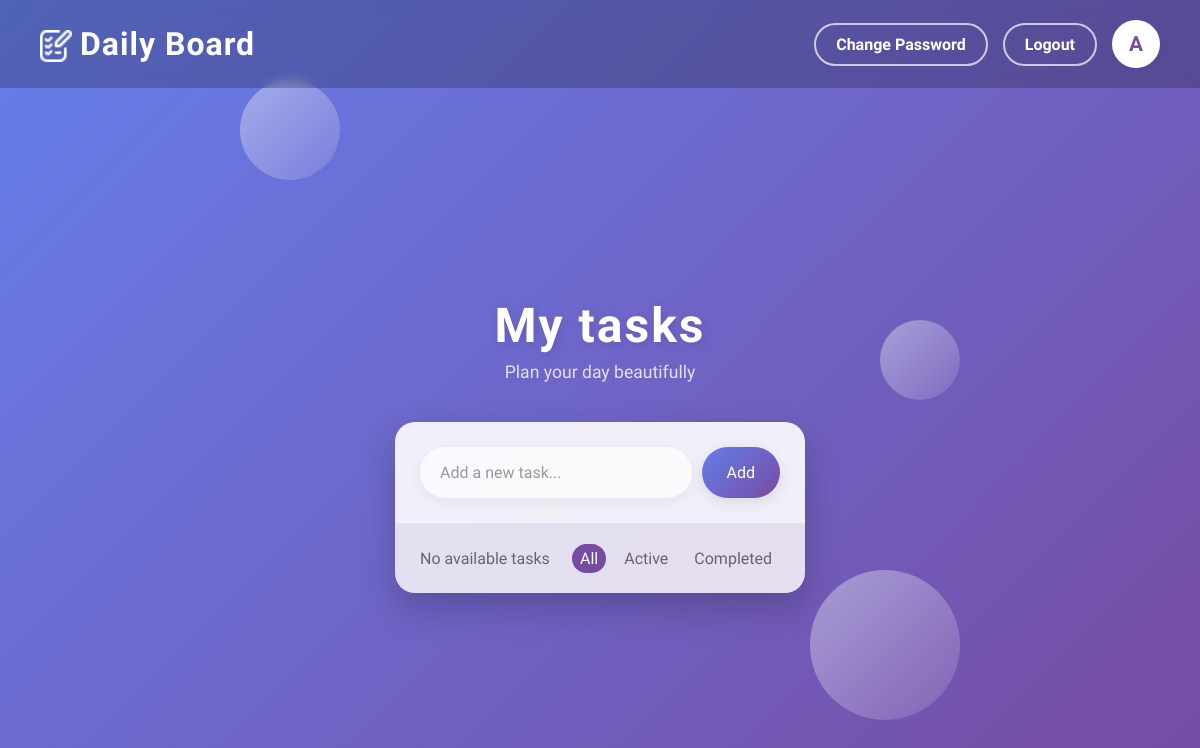
/ (signed in), run on an earlier commit of the app's database.
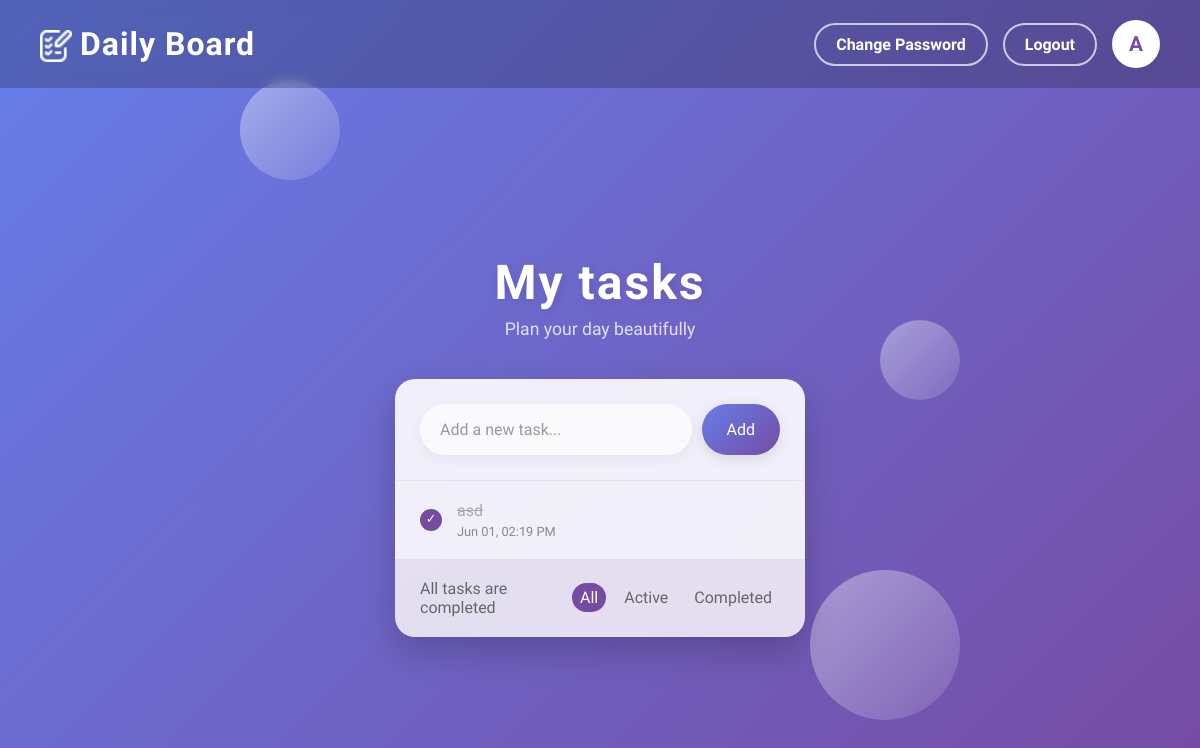
And on a later commit of the database.
### mainpage/models.py (models this page shows, shortened)
class TodoList(models.Model):
    user = models.ForeignKey(User, on_delete=models.CASCADE)
    task = models.CharField(max_length=200)
    created_at = models.DateTimeField(auto_now_add=True)
    is_checked = models.BooleanField(default=False)

### mainpage/views.py (the view)
# urls.py: path('', views.show_task, name="home"),
def show_task(request):
    if request.user.is_authenticated:
        task = request.session.pop('prefill_task', '')
        task_unauthorized = request.session.pop('prefill_task_unauthorized', '')
        if task_unauthorized:
            TodoList.objects.create(task=task_unauthorized, user = request.user)
        task_list = get_task_list(user=request.user)
        count = task_list.filter(is_checked=False).count()
    else:
        task = ''
        task_list = []
        count = 0
    return render(request,'index.html',{
        "task_list":task_list,
        "task": task,
        "count":count,
    })

### mainpage/templatetags/getFirstChar.py (called while the page is built)
@register.filter
def getFirstChar(username):
    if username:
        return username[0].upper()
    return ''

### mainpage/views.py (called while the page is built)
def get_task_list(user,checked=None):
    queryset = TodoList.objects.filter(user=user).order_by('-created_at')
    if checked is True:
        queryset = queryset.filter(is_checked=True)
    elif checked is False:
        queryset = queryset.filter(is_checked=False)
    return queryset

### templates/index.html
{% extends 'base.html'%}
{% block navbar %}
    {% include 'navbar.html'%}
{% endblock navbar %}
{% block main_content %}
    {% include 'header.html'%}
    <div class="todo-card">
        {% include 'inputBox.html'%}
        <ul class="todo-list">
            {% include 'content.html'%}
        </ul>
        {% include 'filter.html'%}
    </div>
{% endblock main_content %}

### templates/base.html (shortened to what this page needs)
{% load static %}
<!DOCTYPE html>
<html lang="en">
<head>
    <link rel="stylesheet" href="{% static 'css/style.css'%}">
</head>
<body>
    <div class="container">
        {% block navbar %}
        {% endblock navbar %}
        {% block main_content %}
        {% endblock main_content %}
      </div>
      <div class="floating-bubble bubble-1"></div>
      <div class="floating-bubble bubble-2"></div>
      <div class="floating-bubble bubble-3"></div>
</body>
</html>

### templates/navbar.html
{% load getFirstChar %}
{% load static %}
{% load getFirstChar %}
{% load static %}
<div class="navbar">
  <a href="{%url 'home' %}" class="navbar-brand">
    <div class="navbar-logo">
      <img src="{% static 'images/logo.png' %}" alt="Logo">
    </div>
    <div class="navbar-title">Daily Board</div>
  </a>
  <div class="navbar-buttons">
    {% if not user.is_authenticated%}
    <a href="{% url 'login' %}" class="nav-btn login-nav-btn" tabindex="70">Login</a>
    <a href="{% url 'signup' %}" class="nav-btn signup-nav-btn" tabindex="80">Sign up</a>
    {% else %}
    <a href="{% url 'password_change' %}" class="nav-btn login-nav-btn" tabindex="70">Change Password</a>
    <a href="{% url 'logout' %}" class="nav-btn login-nav-btn" tabindex="80">Logout</a>
    {% endif %}
    {% if request.user.is_authenticated %}
    <div class="user-logo" data-tooltip="{{ request.user.username }}">
      <span>{{ request.user.username|getFirstChar }}</span>
    </div>
    {% endif %}
  </div>
</div>

### templates/header.html
<div class="todo-header">
    <h1>My tasks</h1>
    <p>Plan your day beautifully</p>
</div>

### templates/inputBox.html (shortened to what this page needs)
<div>
  <form class="add-task" method="post" action="{% url 'add' %}" enctype="multipart/form-data">
    <input type="text" name="task" id="taskInputBox" placeholder="Add a new task..." value="{{task}}" tabindex="10" maxlength="200" required/>
    <button type="submit" tabindex="20" class="add-btn" data-tooltip="Add task">Add</button>
  </form>
</div>

### templates/content.html (shortened to what this page needs)
{% for list in task_list %}
    <li class="todo-item {% if list.is_checked %}completed{% endif %}" >
      <div
      {% if list.is_checked %}
      data-tooltip="Unmark"
      {% else %}
      data-tooltip="Mark as done"
      {% endif %}
      class="checkbox-wrapper">
        <a href="{% url 'checkbox' list.id %}" tabindex="30">
          <span class="checkbox{% if list.is_checked %}-checked{% endif %}">
            {% if list.is_checked %}✓{% endif %}
          </span>
        </a>
      </div>
      <div class="todo-item-content">
        <div class="todo-item-title">{{ list.task}}</div>
        <div class="todo-item-date">{{ list.created_at|date:"M d, h:i A" }}</div>
      </div>
    </li>
  {% endfor %}

### templates/filter.html (shortened to what this page needs)
<div class="todo-footer">
    <div class="items-left">
      {% if task_list %}
          {% if count < 1 %}
              {% if request.resolver_match.url_name == 'home' or request.resolver_match.url_name == 'completed' %}
                  All tasks are completed
              {% elif request.resolver_match.url_name == 'active' %}
                  No active tasks
              {% endif %}
          {% else %}
              {% if request.resolver_match.url_name == 'home' or request.resolver_match.url_name == 'active' %}
                  {{ count }} task{{ count|pluralize }} left
              {% elif request.resolver_match.url_name == 'completed' %}
                  {{ count }} completed task{{ count|pluralize }}
              {% endif %}
          {% endif %}
      {% else%}
        No available tasks
      {% endif %}
    </div>
    <div class="filters"tabindex="40">
        <a href="{% url 'home' %}" id="all" class="filter" data-tooltip="Show all tasks" tabindex="40">All</a>
        <a href="{% url 'active' %}" id="active" class="filter" data-tooltip="Show active tasks" tabindex="40">Active</a>
        <a href="{% url 'completed' %}" id="completed" class="filter" data-tooltip="Show completed tasks" tabindex="40">Completed</a>
    </div>
</div>

What changed in the data, as far as the page shows it:
added TodoList: task "asd", created_at "Jun 01, 02:19 PM"
Also different on the page:
text no longer shown: "No available tasks"
text now shown: "All tasks are completed"
